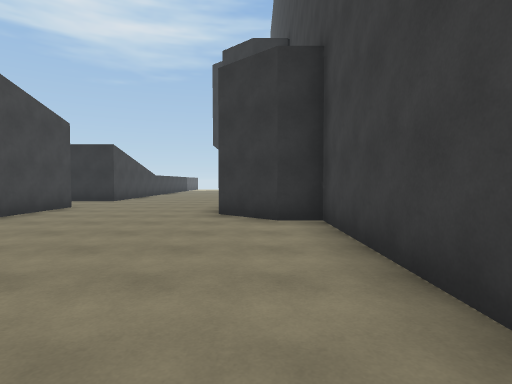
[1] (above)

12 first-person views from a walk through a 3-D level made in the Unity game engine. The camera is 1.4 m above the floor, tilts 2° down and sees 80° across. The floor is counted in squares, 2 m on a side. Each view is taken from the middle of a square. On the plan, view 1 faces up. The plan holds only what a view shows up to about 10 squares ahead; the rest is blank. The place goes on beyond the plan.

[2]
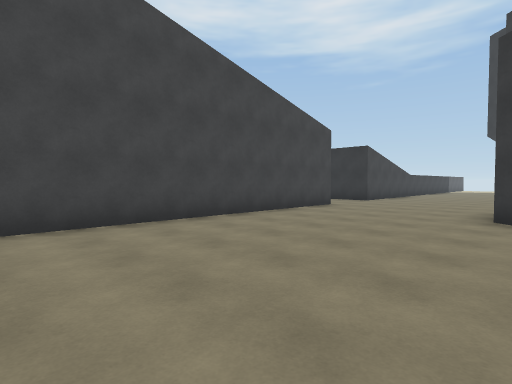

[3]
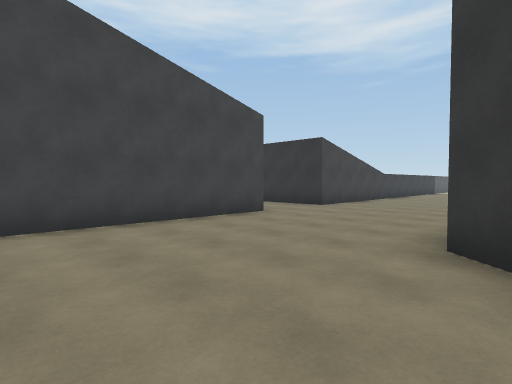

[4]
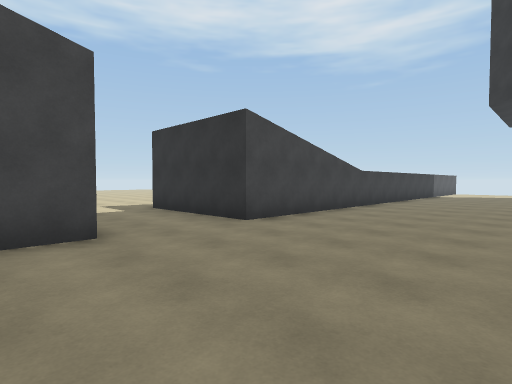

[5]
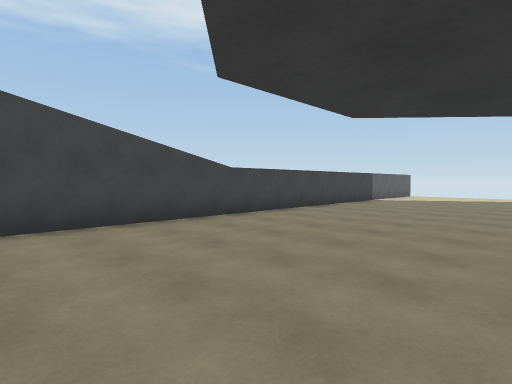

[6]
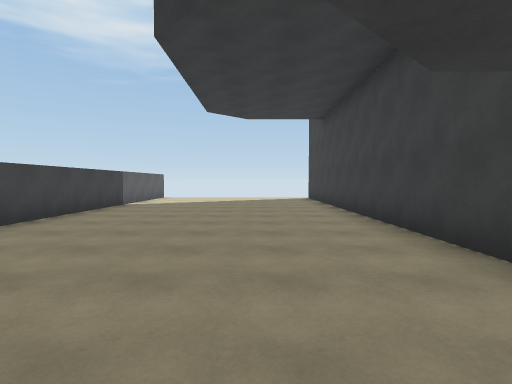

[7]
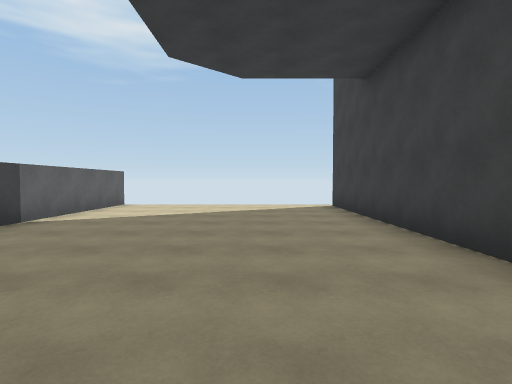

[8]
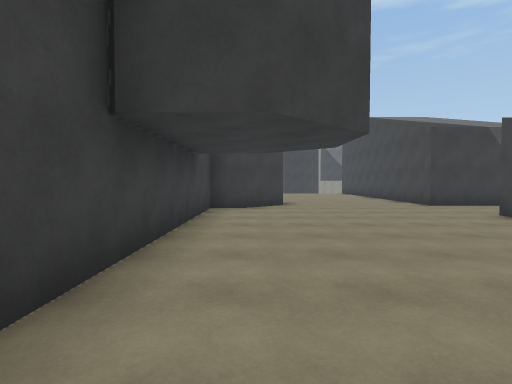

[9]
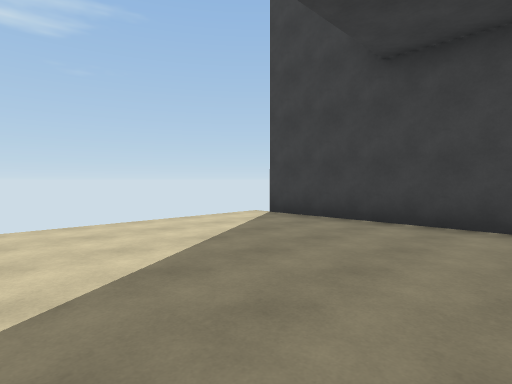

[10]
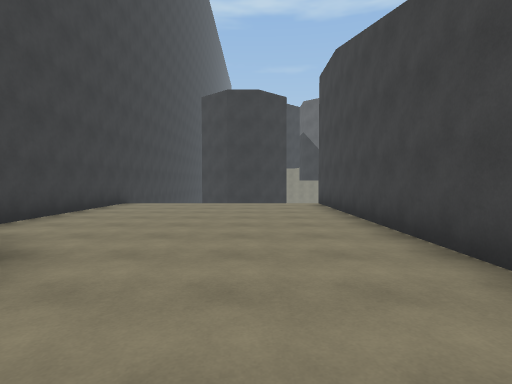

[11]
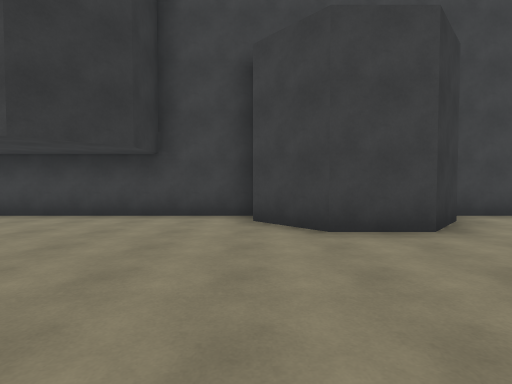

[12]
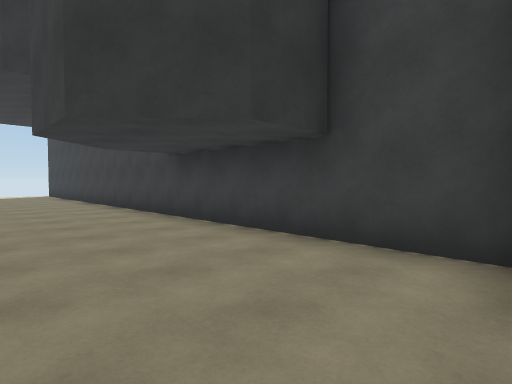

### Floor plan
Points are (right, up) in squares from view 1. A wall is a line through its corners. A room is listed if a view was taken in it or the views show most of it. See-through windows are left out.
Room 1 (views 1, 2, 3, 4, 5, 6, 7, 8, 9, 10, 12)
walls: (-5, 8.3) (-5, -0.7); (-5, 26.3) (-5, 10.8); (1.2, -1) (1.2, 5.4) (0.4, 5.4) (-0.8, 6.5) (-0.8, 8) (0.4, 9.1) (1.2, 9.1) (1.2, 25.8)
ways out: opening at (-4.5, 9.5) to room 2
Room 2 (view 11)
walls: (-7.1, 8.3) (-5, 8.3); (-5, 10.8) (-8.6, 10.8)
ways out: opening at (-4.5, 9.5) to room 1

Positions as (right, up) in squares from view 1, and headings:
1: (0, 0), facing up
2: (0, 0), facing up-left
3: (0, 3), facing up-left
4: (-1, 7), facing up-left
5: (0, 11), facing up-left
6: (-1, 13), facing up
7: (-1, 17), facing up
8: (0, 17), facing down
9: (-4, 21), facing up-right
10: (-3, 9), facing down
11: (-5, 9), facing right
12: (-2, 9), facing up-right
